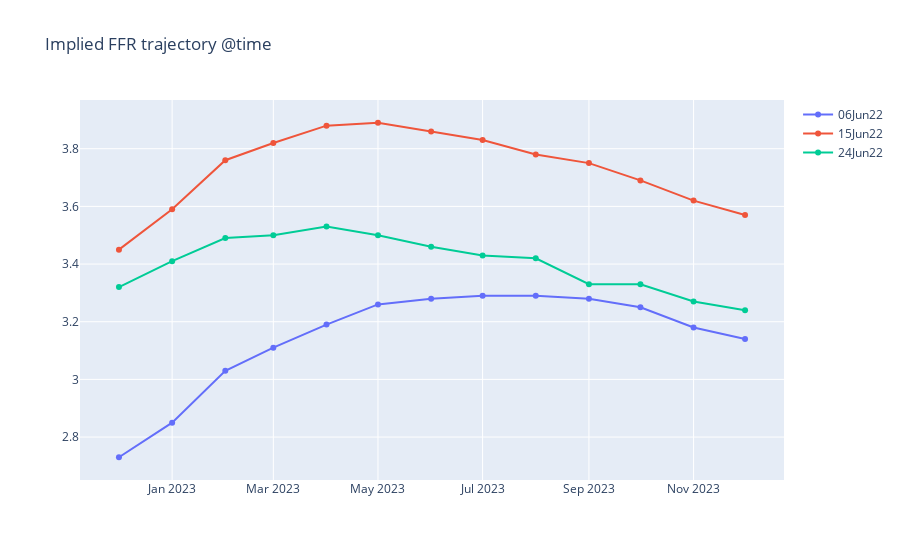

The notebook cell saved with this chart:
### Code cell
#third use case 
#shows the immediate shifts  in the expected fed funds rate trajectories looking forward in time after FOMC meetings

#fomc meeting date in this example is 2022-06-15, so we took start_dt 10 days prior and end date 15 days later


graphs.impl_exp("2022-06-05", "2022-06-30", 7)

### Figure 1 — Plotly figure (JSON) as saved in the notebook; plotly's stock layout.template omitted (floating-point values rounded to 4 significant figures)
{"data": [{"name": "06Jun22", "type": "scatter", "x": ["2022-12-01", "2023-01-01", "2023-02-01", "2023-03-01", "2023-04-01", "2023-05-01", "2023-06-01", "2023-07-01", "2023-08-01", "2023-09-01", "2023-10-01", "2023-11-01", "2023-12-01"], "y": [2.73, 2.85, 3.03, 3.11, 3.19, 3.26, 3.28, 3.29, 3.29, 3.28, 3.25, 3.18, 3.14]}, {"name": "15Jun22", "type": "scatter", "x": ["2022-12-01", "2023-01-01", "2023-02-01", "2023-03-01", "2023-04-01", "2023-05-01", "2023-06-01", "2023-07-01", "2023-08-01", "2023-09-01", "2023-10-01", "2023-11-01", "2023-12-01"], "y": [3.45, 3.59, 3.76, 3.82, 3.88, 3.89, 3.86, 3.83, 3.78, 3.75, 3.69, 3.62, 3.57]}, {"name": "24Jun22", "type": "scatter", "x": ["2022-12-01", "2023-01-01", "2023-02-01", "2023-03-01", "2023-04-01", "2023-05-01", "2023-06-01", "2023-07-01", "2023-08-01", "2023-09-01", "2023-10-01", "2023-11-01", "2023-12-01"], "y": [3.32, 3.41, 3.49, 3.5, 3.53, 3.5, 3.46, 3.43, 3.42, 3.33, 3.33, 3.27, 3.24]}], "layout": {"title": {"text": "Implied FFR trajectory @time"}}}
